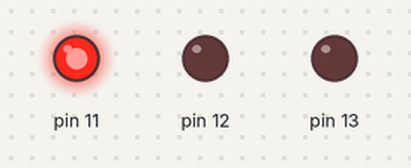
A sketch run on a simulated Arduino Uno, built with avr-gcc and run on an emulated ATmega328P. Shown: output pins drawn as LEDs (lit = HIGH).

Above: at 0.2 s.
At 0.7 s:
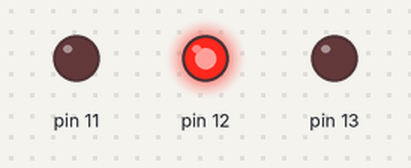
At 2.7 s:
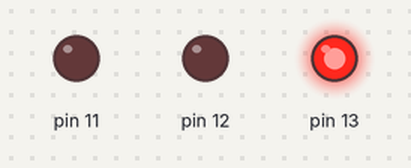
Timing chart, 0 to 3.5 s (numbered marks = the images above):
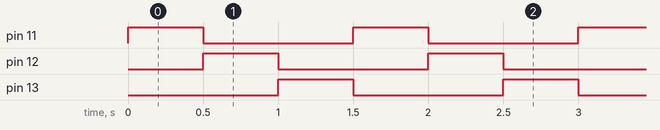

The sketch:

sketch.ino
```cpp
void setup()
{
  for(int i=11;i<=13;i++)
  {
    pinMode(i, OUTPUT);
  }
}
void loop()
{
  for(int i=11;i<=13;i++)
{
  digitalWrite(i, HIGH);
  delay(500);
  digitalWrite(i, LOW);
}
}
```

Measured:
- by itself, pin 11–13: alternates HIGH for 0.50 s and LOW for 1.0 s
- by itself, everything shown: repeats every 1.5 s, in 4 steps
